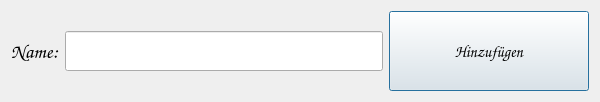
<?xml version="1.0" encoding="UTF-8"?>
<ui version="4.0">
 <class>addPlayerDialog</class>
 <widget class="QDialog" name="addPlayerDialog">
  <property name="geometry">
   <rect>
    <x>0</x>
    <y>0</y>
    <width>600</width>
    <height>100</height>
   </rect>
  </property>
  <property name="windowTitle">
   <string>Spieler hinzufügen</string>
  </property>
  <layout class="QHBoxLayout" name="horizontalLayout_2">
   <item>
    <widget class="QLabel" name="label">
     <property name="font">
      <font>
       <family>Comic Sans MS</family>
       <pointsize>15</pointsize>
      </font>
     </property>
     <property name="text">
      <string>Name:</string>
     </property>
    </widget>
   </item>
   <item>
    <widget class="QLineEdit" name="inputName">
     <property name="minimumSize">
      <size>
       <width>0</width>
       <height>40</height>
      </size>
     </property>
     <property name="font">
      <font>
       <family>Comic Sans MS</family>
       <pointsize>10</pointsize>
      </font>
     </property>
    </widget>
   </item>
   <item>
    <widget class="QPushButton" name="addButton">
     <property name="minimumSize">
      <size>
       <width>200</width>
       <height>80</height>
      </size>
     </property>
     <property name="font">
      <font>
       <family>Comic Sans MS</family>
       <pointsize>12</pointsize>
      </font>
     </property>
     <property name="text">
      <string>Hinzufügen</string>
     </property>
    </widget>
   </item>
  </layout>
 </widget>
 <resources/>
 <connections/>
</ui>
